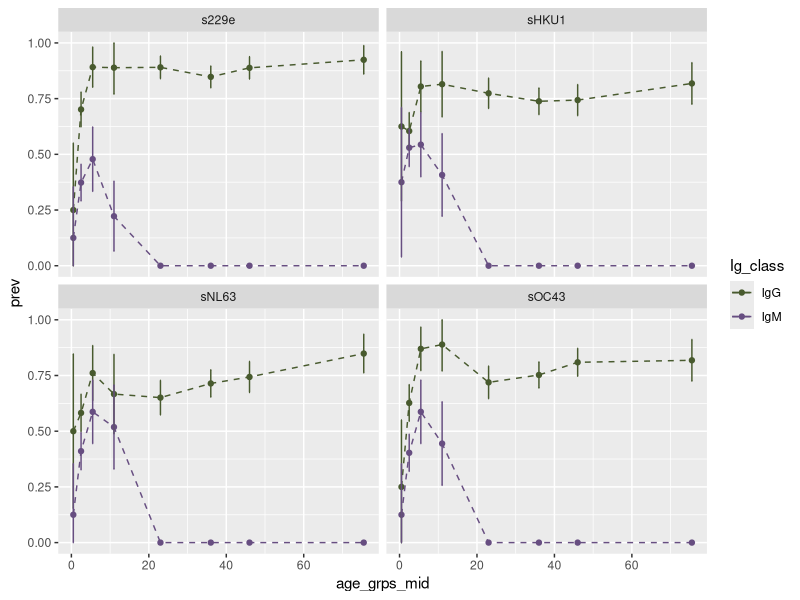
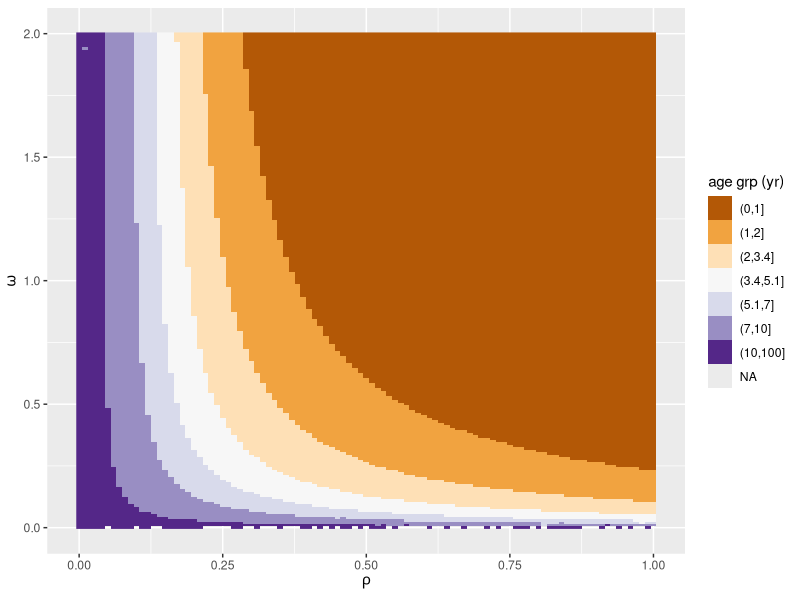
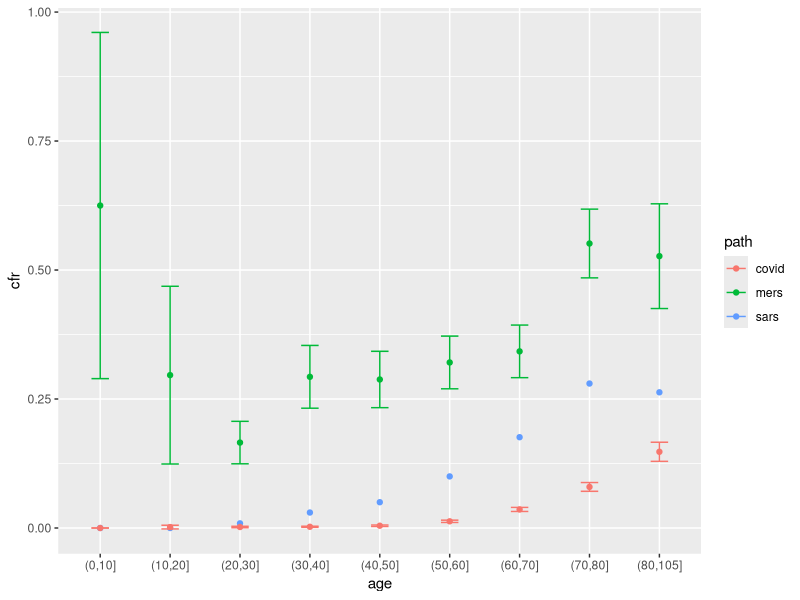
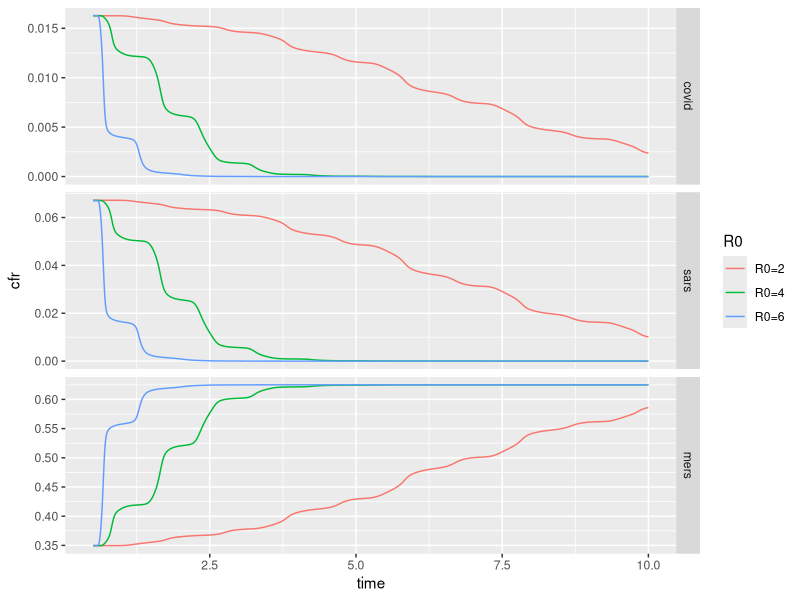
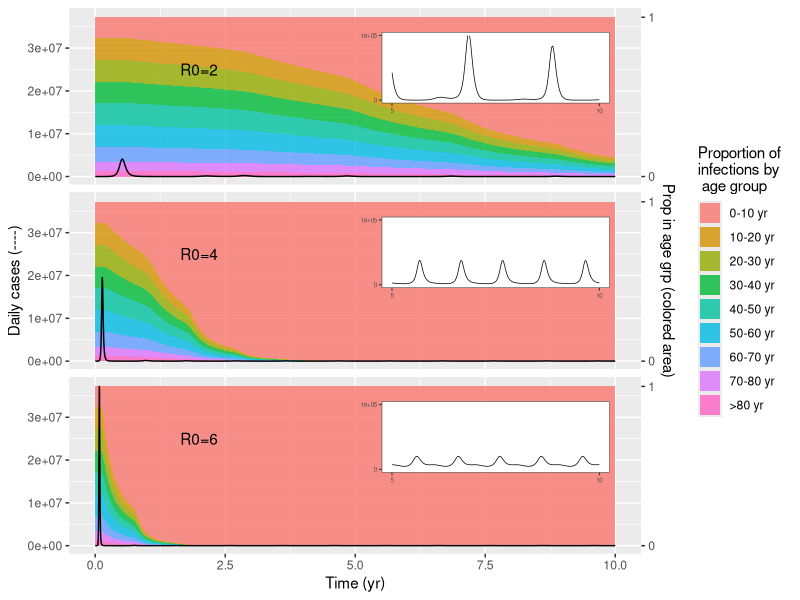
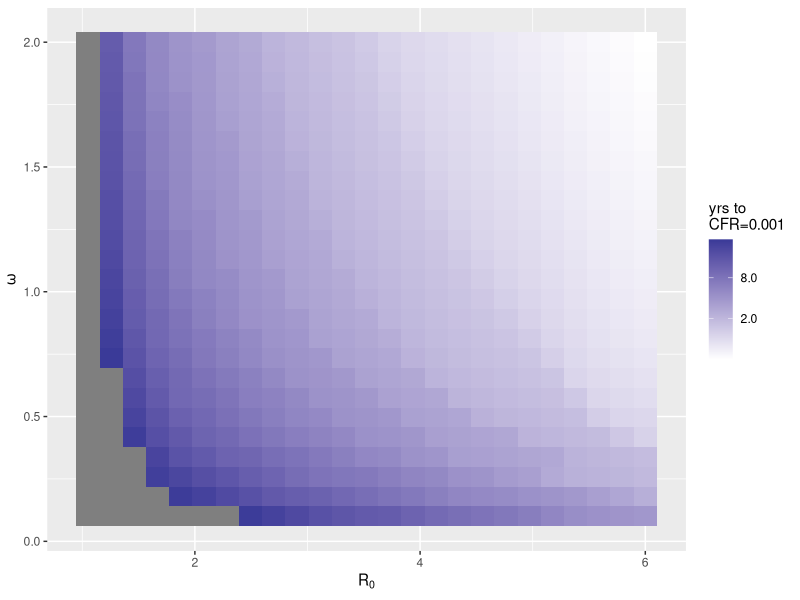

Recreate these plots in R, in order.
## ---- chunk 1
knitr::opts_chunk$set(echo=F)
setwd('~/Dropbox/Antia-Lavine/Markdown/MainSimulations')
## ---- chunk 2
#######################
# Serosurvey data from http://www.biomedcentral.com/1471-2334/13/433
# Jennie Lavine
# June 10, 2020
######################
#setwd('/Users/jennielavine/Desktop/COVID-19')
require(tidyverse)

age_grps_min<-rep(c(0,1,4,7,15,31,41,51),8)
age_grps_max<-rep(c(1,4,7,15,31,41,51,100),8)
popsize<-rep(c(8,134,46,27,146,210,152,66),8)
serodat <- as.data.frame(cbind(age_grps_min,age_grps_max, popsize))
serodat$age_grps_mid<-(serodat$age_grps_max+serodat$age_grps_min)/2

Ig.names<-c('IgG','IgM')
serodat$Ig_class <- rep(c(rep(Ig.names[1],8),rep(Ig.names[2],8)),4)
s.names <- c('s229e','sOC43','sHKU1','sNL63')
serodat$strain <- rep(s.names,each=16)
serodat$pos<-NA
  
serodat$pos[serodat$strain=='s229e' & serodat$Ig_class=='IgG']<-
  c(2,94,41,24,130,178,135,61)

serodat$pos[serodat$strain=='sOC43' & serodat$Ig_class=='IgG']<-
  c(2,84,40,24,105,158,123,54)

serodat$pos[serodat$strain=='sHKU1' & serodat$Ig_class=='IgG']<-
  c(5,81,37, 22,113,155, 113,54)
 
serodat$pos[serodat$strain=='sNL63' & serodat$Ig_class=='IgG']<-
  c(4,78,35,18,95,150,113,56) 

serodat$pos[serodat$strain=='s229e' & serodat$Ig_class=='IgM']<-
  c(1,50,22,6,rep(0,4))

serodat$pos[serodat$strain=='sOC43' & serodat$Ig_class=='IgM']<-
  c(1,54,27,12, rep(0,4))

serodat$pos[serodat$strain=='sHKU1' & serodat$Ig_class=='IgM']<-
  c(3,71,25,11,rep(0,4))

serodat$pos[serodat$strain=='sNL63' & serodat$Ig_class=='IgM']<-
  c(1,55,27,14, rep(0,4))

z=1.96 

serodat$prev <- serodat$pos/serodat$popsize
serodat$err <-  z*sqrt((serodat$prev*(1-serodat$prev))/
                         serodat$popsize)
serodat$err.min<-serodat$prev-serodat$err
serodat$err.min[which(serodat$err.min<0)]<-0
serodat$err.max<-serodat$prev+serodat$err
serodat$err.max[which(serodat$err.max>1)]<-1

cols_bars<-c("#b2d4ac","#D08CC6")
col_err<-c("#485a2e", "#674E81")

age.widths<-serodat$age_grps_max[1:8] - serodat$age_grps_min[1:8]
g <- ggplot(data=serodat, aes(y=prev, x=age_grps_mid))
g+ geom_point(aes(colour=Ig_class)) + 
  geom_line(aes(colour=Ig_class),linetype='dashed')+
  scale_fill_manual(values=cols_bars)+
  scale_colour_manual(values=col_err)+
  geom_errorbar(aes(ymin = err.min, ymax = err.max, colour=Ig_class), width = .25)+
  facet_wrap(vars(strain)) 


rawdat <- sapply(s.names,function(x) NULL)
age_inds<-unique(serodat$age_grps_mid)
for (i in 1:length(s.names)){
  temp<-subset(serodat, Ig_class=='IgM' & strain==s.names[i])
  for(j in 1:length(age_inds)){
    temp2<-subset(temp, age_inds==age_inds[j])
    rawdat[[s.names[i]]]<-c(rawdat[[s.names[i]]],
                            rep(age_inds[j], temp2$pos))
    }
  }

means <- lapply(rawdat, mean)
sds <- lapply(rawdat, function(x){
  sqrt(var(x)/length(x))})

ests<-rbind(as.data.frame(means), as.data.frame(sds))
rownames(ests)<-c('means','sds')
ests['ci_low',]<-apply(ests, 2, function(x){
  x['means']-1.96*x['sds']
})

ests['ci_hi',]<-apply(ests, 2, function(x){
  x['means']+1.96*x['sds']
})
## ---- chunk 3
require(tidyverse)
library(readr)

res10<-read_csv('steady_state_res/output_0615_R010.csv')
res10$R0<-10
res5<-read_csv('steady_state_res/output_0614_R05.csv')
res5$R0<-5
res2 <-read_csv('steady_state_res/output_0615_R02.csv')
res2$R0<-2
res<-rbind(res10,res2, res5)

####Calculate contribution of secondary cases to FOI on S
rel_cont_I2<-expression(rel_2inf*ST_I2/(ST_I1+rel_2inf*ST_I2))
res$foi_I2_prop<-eval(rel_cont_I2, res)

res$age_lev<-cut(res$mapi, c(0,1,2,3.4,5.1,7,10,100))
temp<-subset(res, age_lev=="(3.4,5.1]" & res$omega1>=0.5)
range(temp$rel_2inf)
range(temp$foi_I2_prop)

g<-ggplot(data=subset(res, R0==5), aes(x=rel_2inf, y=omega1))
g + geom_raster(aes(fill=age_lev))+
  scale_fill_brewer(palette = "PuOr") +
  labs(x=expression(rho), y=expression(omega), fill='age grp (yr)')

#+ facet_grid(vars(R0))
## ---- chunk 4
################
#SARS & MERS projections
# Jennie Lavine
# Aug 6, 2020
################

#setwd('/Users/jennielavine/Desktop/COVID-19')
library(deSolve) 
#require(msm)
require(tidyverse)
#require(GGally)
library(dplyr)
library(ggplot2)
library(reshape2)

require(tidyverse)

dat<-data.frame(cbind(age.grp=NA, CFR=NA))

cfr.age<-data.frame(
  path=rep(c('mers', 'sars','covid'),each=9),
  age=rep(as.character(unique(cut(1:104, 
                                  breaks=c(0,10,20,30,40,50,60,70,80,105)))), 3)
)


cfr.age$tot[cfr.age$path=='mers']<-c(8, 27, 314, 215, 264, 321,333,214, 93)
cfr.age$death[cfr.age$path=='mers']=c(5, 8, 52,63, 76, 103, 114, 118, 49)

cfr.age$tot[cfr.age$path=='covid']<-c(
  416, 549, 3619, 7600, 8571, 10008, 8583, 3918, 1408)
cfr.age$death[cfr.age$path=='covid']<-c(
  0,1,7,18,38, 130,309, 312, 208)

cfr.age$cfr<-cfr.age$death/cfr.age$tot

cfr.age$cfr[cfr.age$path=='sars']<-c(0,0,0.9,3.0, 5.0, 10,17.6, 28, 26.3)/100

cfr.age$cfr.lo<-cfr.age$cfr-
  1.96*sqrt(cfr.age$cfr*(1-cfr.age$cfr)/cfr.age$tot)
cfr.age$cfr.hi<-cfr.age$cfr+
  1.96*sqrt(cfr.age$cfr*(1-cfr.age$cfr)/cfr.age$tot)

#View(cfr.age)

g <- ggplot(data=cfr.age, aes(x=age, y=cfr))
g+geom_point(aes(colour=path))+
  geom_errorbar(aes(ymin = cfr.lo, ymax = cfr.hi, colour=path), width = .25)


## ---- chunk 5


MODEL <- function(times, logstate, parameters) {
  state=exp(logstate)
  with(as.list(c(state, parameters)), {
    S = matrix(state[1:J], nrow = J, ncol=1)
    I1 = matrix(state[(J+1):(2*J)], nrow = J, ncol=1)
    R1 = matrix(state[(2*J+1):(3*J)], nrow = J, ncol=1)
    R2 = matrix(state[(3*J+1):(4*J)], nrow = J, ncol=1)
    I2 = matrix(state[(4*J+1):(5*J)], nrow = J, ncol=1)
    
    N = sum(state)
    beta =beta0*(1+beta1*cos(2*pi*times+(pi/3)))
    lambda.in <- matrix(c(0, lambda), nrow=J, ncol=1)
    lambda.out <- matrix(c(lambda, 0), nrow=J, ncol=1)

    dS <- mu*N + 
      lambda.in * S - 
      beta * S * sum(I1+I2*rho) - 
      (delta + lambda.out)*S
    dI1 <- lambda.in * I1 + 
      beta * S * sum(I1+I2*rho) - 
      (delta + lambda.out + gamma) * I1
    dR1 <- lambda.in * R1 + 
      gamma * (I1 + I2) - 
      (delta + omega + lambda.out) * R1
    dR2 <- lambda.in * R2 + 
      omega * R1 -
      beta * R2 * sum(I1+I2*rho) - 
      (delta + lambda.out) * R2
    dI2 <- lambda.in * I2 + 
      beta * R2 * sum(I1+I2*rho) - 
      (gamma + delta + lambda.out) * I2
    
    return(list(c(dS, dI1, dR1, dR2, dI2)/state))
  })
}


fun_0.5yr <- function(deaths = x, cases = y, ind) {
  sum(deaths[ind:(ind + round(steps.yr/2))]) / sum(cases[ind:(ind + round(steps.yr/2))])
}
########################
#Age data, hospitalization rates and CFRs
# Age distribution of US from https://www.census.gov/prod/cen2010/briefs/c2010br-03.pdf
# Case Fatality rates from https://www.cdc.gov/coronavirus/2019-ncov/hcp/planning-scenarios.html
#age-specific death rates from https://www.cdc.gov/nchs/data/databriefs/db355_tables-508.pdf#page=3 2018 data
#birth rate from https://www.cdc.gov/nchs/fastats/births.htm
#########################

age_dist<-read.csv('US_age_dist.csv')[,1:2]
colnames(age_dist) <- c('age', 'pop.size')
#age_dist$prop<-age_dist$pop.size/sum(age_dist$pop.size)

age_9grp <- as.data.frame(cbind('age'=c(seq(10,80, by=10), 105) , 
                                'pop.size'=c(sum(age_dist$pop.size[1:2]), 
                                             sum(age_dist$pop.size[3:4]), 
                                             sum(age_dist$pop.size[5:6]), 
                                             sum(age_dist$pop.size[7:8]), 
                                             sum(age_dist$pop.size[9:10]), 
                                             sum(age_dist$pop.size[11:12]), 
                                             sum(age_dist$pop.size[13:14]), 
                                             sum(age_dist$pop.size[15:16]), 
                                             sum(age_dist$pop.size[17:21])
                                )))

age_9grp$prop <- age_9grp$pop.size/sum(age_9grp$pop.size)

age_9grp$cfr.sars <- cfr.age$cfr[cfr.age$path=='sars']
age_9grp$cfr.covid <- cfr.age$cfr[cfr.age$path=='covid']
age_9grp$cfr.mers <- cfr.age$cfr[cfr.age$path=='mers']
tot_pop <- sum(age_9grp$pop.size)


death_rate_age<-as.data.frame(cbind(age=seq(25,95,by=10), 
                                    number=c(30154,58844,80380,164837,374836,543778,675205,880280),
                                    rate=c(70.2,128.8,194.7,395.9,886.7,1783.3,4386.1,13450.7)/100000))

death_rate.glm<-with(
  death_rate_age,glm(rate ~ age,
                     family=gaussian(link='log'))
)

pred_death_rate<-exp(predict(death_rate.glm, data.frame(age=seq(0,100,by=0.5))))

mod.pred<-round(exp(predict(death_rate.glm, data.frame(age=c(seq(5,75,by=10),90) ))),5)
mean_death_rate<-sum(age_9grp$prop*mod.pred)
age_9grp$br.death<-mod.pred

#Total number of births in 2018 in the US: 3791712
#Total number of deaths in 2018 in the US: 2813503
birth.rate<-11.6/1000



##################
#Set initial conditions
##################

J=9
state.names<-paste(rep(c('S','I1','R1','R2','I2'),each=J),
                   rep(letters[1:J], 5),sep='')
state_init <- rep(1E-15, 5*J)
names(state_init)<-state.names
state_init[grep('S',state.names)]<-age_9grp$prop
state_init[grep('I1', state.names)]<-1/sum(age_9grp$pop.size)
state_init<-log(state_init/sum(state_init))

param_grid<-expand.grid(
  R0 = c(2,4,6), 
  beta1 = 0.2, #seasonal forcing parameter
  gamma = 365/9, 
  omega = 1,
  rho = 0.7,
  disease = c('covid','sars','mers')
)

params<-list(NULL)
for(i in 1:nrow(param_grid)){
  params[[i]]<- list(
    mu = matrix(c(birth.rate, rep(0, (J-1))), nrow=J, ncol=1),
    delta = matrix(age_9grp$br.death, nrow=J, ncol=1),
    beta0 = (365/9 + birth.rate)*param_grid$R0[i], 
    beta1 = 0.2, #seasonal forcing parameter
    lambda = matrix(1/(diff(age_9grp$age)),nrow=(J-1), ncol=1),
    gamma = 365/9, 
    omega = 1,
    rho = 0.7,
    R0=param_grid$R0[i],
    disease = param_grid$disease[i],
    cfr = age_9grp[,grep(param_grid$disease[i],names(age_9grp))]
  )
}

steps.yr = 365
maxt = 10
times=seq(0,maxt, by=1/steps.yr)
sim.n<-nrow(param_grid)

cases_res<-matrix(rep(NA, sim.n*steps.yr*maxt), ncol=sim.n)
cfr_res<-matrix(rep(NA, sim.n*(steps.yr*maxt-(round(steps.yr/2)+1))), ncol=sim.n)
infecs_res<-list(NULL)

for(j in 1:length(params)){
  out <- ode(y=state_init, times=times, func=MODEL, parms=params[[j]])
  out<-exp(out)
  out[,1]<-log(out[,1])

  probs.step <- 1-pexp(rate=unlist(params[[j]]['gamma']), 1/steps.yr)
  
  I_t1 <- tail(out[, grep('I1',colnames(out))], -1)
  I_t0 <- head(out[, grep('I1',colnames(out))], -1)
  X = I_t1 - (I_t0 * probs.step)  #calculate X, new infections at time t
  ##I_t1 = I_t0*P(staying in I in time step) + X
  ##X = I_t1 - I_t0*P(staying in I in time step)
  
  newI_step<-X*tot_pop
  
  deaths <- t(t(newI_step) * params[[j]]$cfr)
  deaths_tot <- apply(deaths, 1, sum)
  cases_tot <- apply(newI_step, 1, sum)
  
  cfr_0.5yr <- c(NULL)
  for (i in 1:(length(deaths_tot) - round(steps.yr/2)-1)) {
    cfr_0.5yr[i] <- fun_0.5yr(deaths = deaths_tot,
                              cases = cases_tot,
                              ind = i)
  }

  infecs_res[[j]] <- newI_step
  cases_res[, j] <- cases_tot
  cfr_res[, j] <- cfr_0.5yr
  print(j)
}



#################
#Plotting
###############
##Plot CFR
cfr_res<-as.data.frame(cfr_res)
names(cfr_res)<-paste( param_grid[,'disease'],' R0=',param_grid[,'R0'],  sep='')
cfr_res$time<-tail(times, nrow(cfr_res))
cfr_clean<-gather(cfr_res, params, cfr, -time)
cfr_clean$disease <- unlist(str_split(cfr_clean$params, ' '))[1:2==1]
cfr_clean$R0 <- unlist(str_split(cfr_clean$params, ' '))[1:2==2]
cfr_clean$disease2<-factor(cfr_clean$disease, levels=c('covid','sars','mers'))

cfr.plot <- ggplot(data=cfr_clean, aes(x=time, y=cfr))

cfr.plot + geom_line(aes(col=R0)) + 
  facet_grid(rows=vars(disease2), scales='free')
## ---- chunk 6

#Plot Cases & Ages
annotation_custom2 <- function (grob, xmin = -Inf, xmax = Inf, ymin = -Inf, ymax = Inf, data) 
{
  layer(data = data, stat = StatIdentity, position = PositionIdentity, 
        geom = ggplot2:::GeomCustomAnn,
        inherit.aes = TRUE, params = list(grob = grob, 
                                          xmin = xmin, xmax = xmax, 
                                          ymin = ymin, ymax = ymax))
}


temp <- as.data.frame(infecs_res[[1]])
temp$R0<-params[[1]]$R0
temp$disease<-params[[1]]$disease
temp$time<-times[-1]
age.data<-temp
for(i in 2:length(infecs_res)){
  temp <- as.data.frame(infecs_res[[i]])
  temp$R0<-params[[i]]$R0
  temp$disease<-params[[i]]$disease
  temp$time<-times[-1]
  age.data<-rbind(age.data, temp)
}               


age.data$tot_cases <- apply(age.data[,1:J], 1, sum)
props<-age.data[,1:J]/age.data$tot_cases
colnames(props)<-paste(colnames(props), '.prop', sep='')
age.data<-cbind(age.data, props)

age.data<-age.data%>% 
  pivot_longer(grep('.prop',colnames(age.data)), 
               names_to = "age_grp", values_to = "prop_cases")

# Plot
R0.labs<-paste('R0', '=', c(2,4,6), sep='')
names(R0.labs)<-c(2,4,6)
age.labs<-c(paste( c(0,head(age_9grp$age,-2)),'-',
                head(age_9grp$age,-1), ' yr', sep=''),
            paste('>',age_9grp$age[8], ' yr', sep='')
 )

g<- ggplot(subset(age.data, disease=='sars'), aes(x=time))

dat_text <- data.frame(
  label = R0.labs,
  R0   = c(2,4,6),
  x     = rep(2,3),
  y     = rep(2.5E7,3)
)

max.y<-max(age.data$prop_cases*max(age.data$tot_cases))

g.main <- g + geom_area(aes(y=prop_cases*max(tot_cases), fill=age_grp), alpha=0.8 , size=1) + 
  scale_fill_discrete(labels = age.labs)+
  geom_line(aes(y=tot_cases) ) +
  scale_y_continuous(limits=c(0,max.y+(max.y/100)), 
    sec.axis = sec_axis( trans=~./max.y, 
        name="Prop in age grp (colored area)", breaks=c(0,1))) +
  facet_grid(vars(R0)) +
  labs(x='Time (yr)', y='Daily cases (----)', 
       fill='Proportion of \ninfections by \n age group') + 
  geom_text(data = dat_text,
            mapping = aes(x = x, y = y, label = label)) +
  theme(strip.background = element_blank(),
        strip.text.y = element_blank())

g.tail.2 <- ggplot(data = subset(age.data, time>5 & R0==2), aes(x=time)) + 
  geom_line(aes(y=tot_cases), size=0.25) +  
  guides(fill=FALSE) +
  scale_x_continuous(breaks=c(5,10)) +
  scale_y_continuous(breaks = c(0,100000), limits=c(0,100000), labels=c(0,1E5))+
  theme_bw(base_size=8) +  ## makes everything smaller
  theme(panel.background = element_rect(fill="white"),  ## white plot background 
        axis.title.y = element_blank(),
        axis.title.x = element_blank(),
        axis.text.x = element_text(size=rel(0.7)), ## tiny axis text
        axis.text.y = element_text(size=rel(0.7)),
        panel.grid.major = element_blank(),
        panel.grid.minor = element_blank(),
        plot.background = element_blank()) 

g.tail.4 <- ggplot(data = subset(age.data, time>5 & R0==4), aes(x=time)) + 
  geom_line(aes(y=tot_cases), size=0.25) +  
  guides(fill=FALSE) +
  scale_x_continuous(breaks=c(5,10)) +
  scale_y_continuous(breaks = c(0,100000), limits=c(0,100000), labels=c(0,1E5))+
  theme_bw(base_size=8) +  ## makes everything smaller
  theme(panel.background = element_rect(fill="white"),  ## white plot background 
        axis.title.y = element_blank(),
        axis.title.x = element_blank(),
        axis.text.x = element_text(size=rel(0.7)), ## tiny axis text
        axis.text.y = element_text(size=rel(0.7)), ## tiny axis text

        panel.grid.major = element_blank(),
        panel.grid.minor = element_blank(),
        plot.background = element_blank())


g.tail.6 <- ggplot(data = subset(age.data, time>5 & R0==6), aes(x=time)) + 
  geom_line(aes(y=tot_cases), size=0.25) +  
  guides(fill=FALSE) +
  scale_x_continuous(breaks=c(5,10)) +
  scale_y_continuous(breaks = c(0,100000), limits=c(0,100000), labels=c(0,1E5))+
  theme_bw(base_size=8) +  ## makes everything smaller
  theme(panel.background = element_rect(fill="white"),  ## white plot background 
        axis.title.y = element_blank(),
        axis.title.x = element_blank(),
        axis.text.x = element_text(size=rel(0.7)), ## tiny axis text
        axis.text.y = element_text(size=rel(0.7)), ## tiny axis text

        panel.grid.major = element_blank(),
        panel.grid.minor = element_blank(),
        plot.background = element_blank())

g.main + annotation_custom2(grob=ggplotGrob(g.tail.2), 
                            data=subset(age.data, R0==2),
                            ymin = 1.3E7, ymax=3.5E7, xmin=5, xmax=10) +
  annotation_custom2(grob=ggplotGrob(g.tail.4), 
                     data=subset(age.data, R0==4),
                     ymin = 1.3E7, ymax=3.5E7, xmin=5, xmax=10)+
  annotation_custom2(grob=ggplotGrob(g.tail.6), 
                     data=subset(age.data, R0==6),
                     ymin = 1.3E7, ymax=3.5E7, xmin=5, xmax=10)


## ---- chunk 7
res<-read_csv('sensitivity_0809.csv')
#res<-subset(res, rho==0.7)

g <- ggplot(data=subset(res, rho=0.7), aes(x=R0, y=omega))

g + geom_tile(aes(fill=CFR_lo_time)) + 
  scale_fill_gradient2(trans = "log", 
          breaks = c(0.5,2,8, 32), midpoint=log(0.5))+
  labs(x=expression("R"[0]), y=expression(omega), 
       fill='yrs to \nCFR=0.001')
